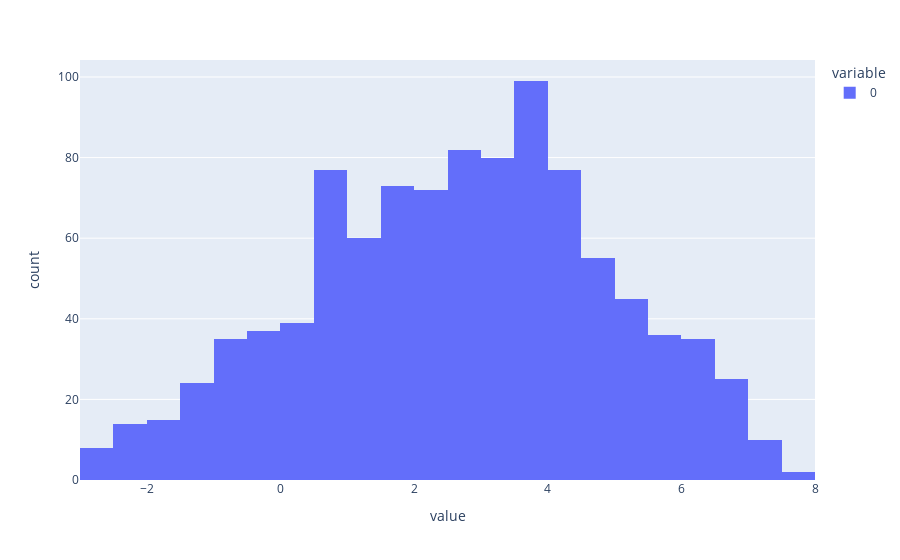

Notebook code cell kept with this figure:
### Markdown cell above
Generate a random triangular distribution and retrieve its percentils

### Code cell
t = np.random.triangular(-3, 3, 8, 1000)

p10 = np.percentile(t, 10)
p50 = np.percentile(t, 50)
p90 = np.percentile(t, 90)

pd.Series(t).hist()

### Figure 1 — Plotly figure (JSON) as saved in the notebook; plotly's stock layout.template omitted (floating-point values rounded to 4 significant figures; data arrays with more than 128 entries replaced by an {"elided": "..."} marker saying what was removed)
{"data": [{"alignmentgroup": "True", "bingroup": "x", "hovertemplate": "variable=0<br>value=%{x}<br>count=%{y}<extra></extra>", "legendgroup": "0", "marker": {"color": "#636efa", "pattern": {"shape": ""}}, "name": "0", "offsetgroup": "0", "orientation": "v", "showlegend": true, "type": "histogram", "x": {"elided": "1000 float values"}, "xaxis": "x", "yaxis": "y"}], "layout": {"barmode": "relative", "legend": {"title": {"text": "variable"}, "tracegroupgap": 0}, "margin": {"t": 60}, "xaxis": {"anchor": "y", "domain": [0, 1], "title": {"text": "value"}}, "yaxis": {"anchor": "x", "domain": [0, 1], "title": {"text": "count"}}}}
